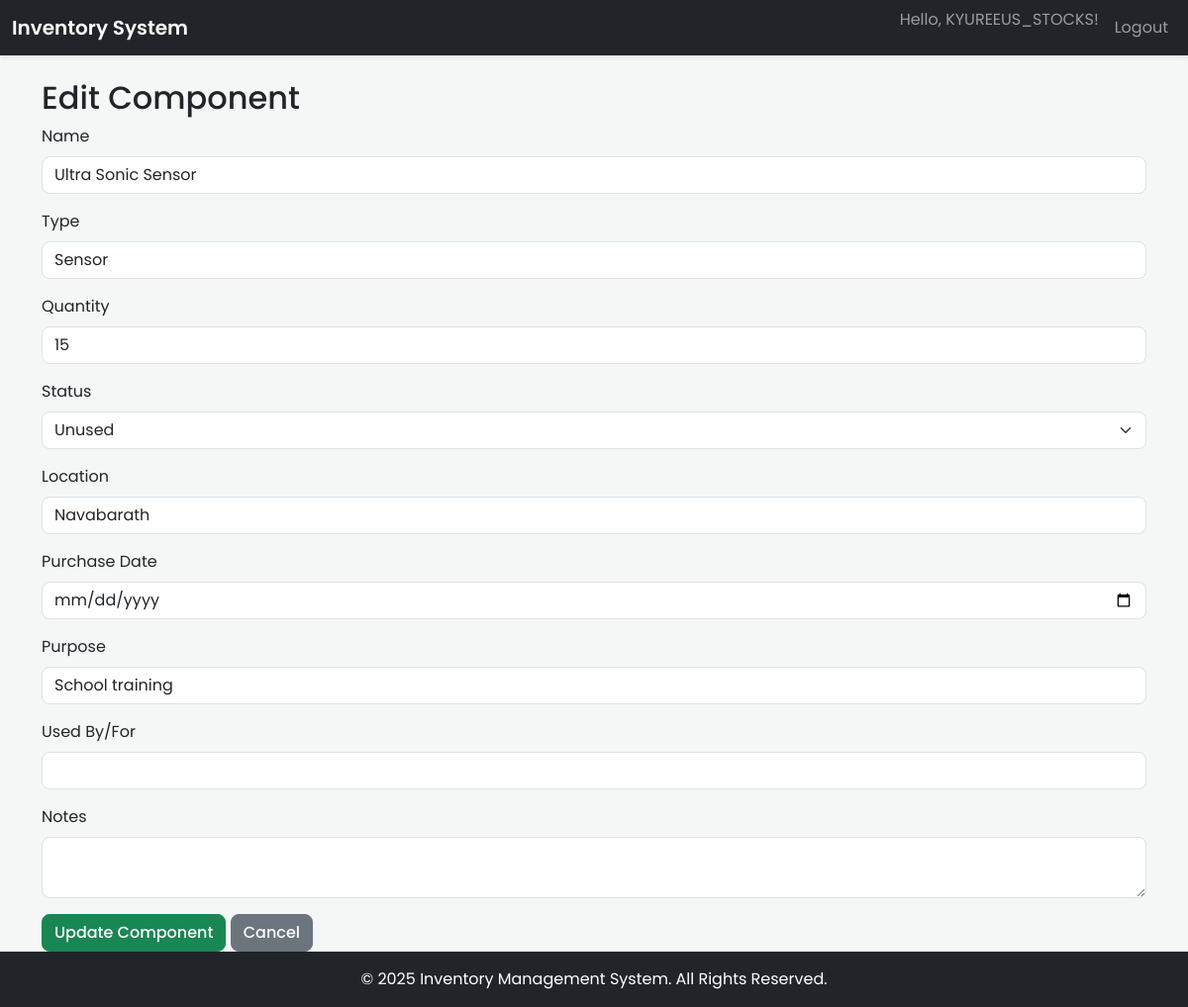
Page /edit/38 (signed in) on the earlier database version.
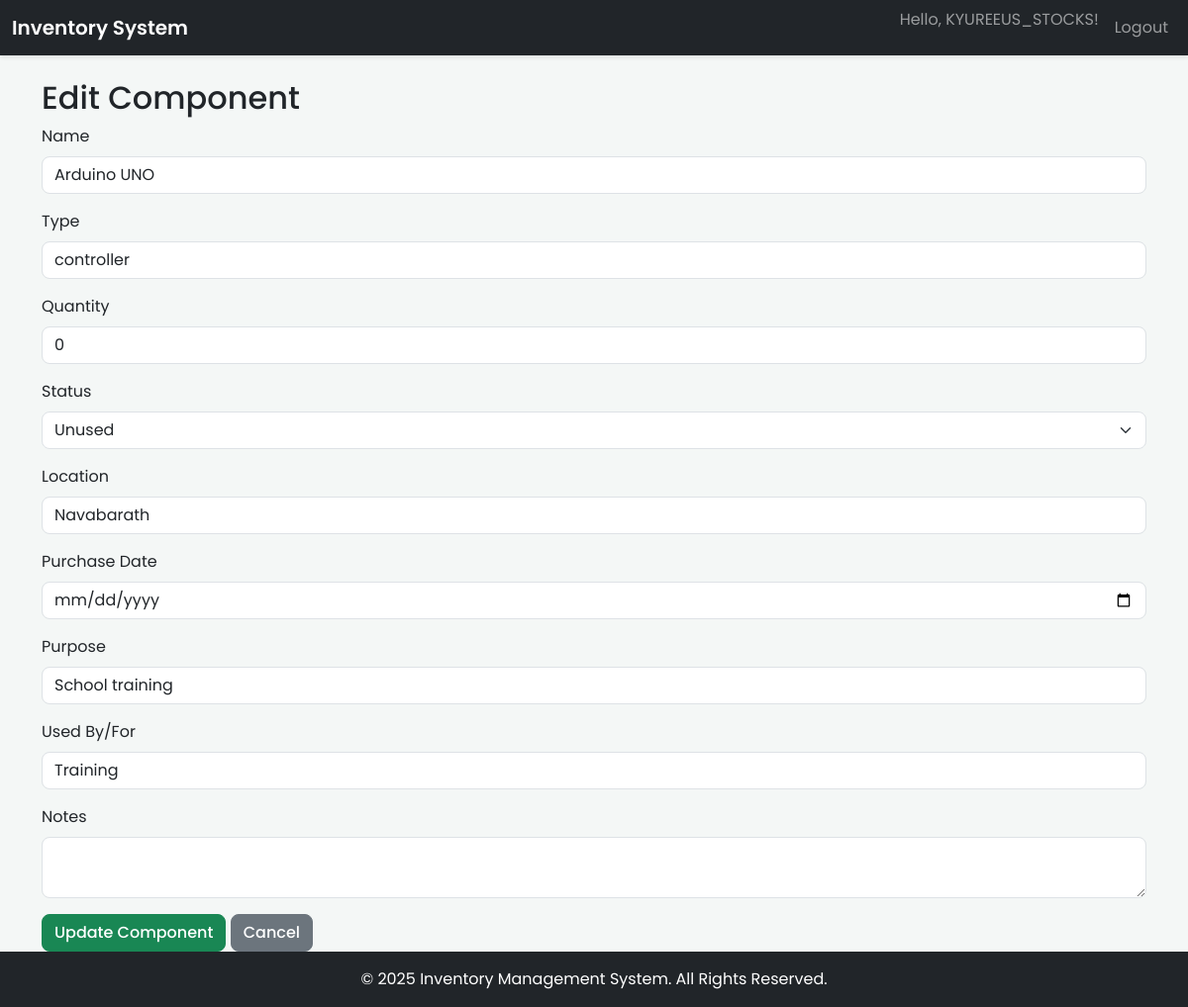
Same page on the later database version.
### app.py (models this page shows)
class Component(db.Model):
    id = db.Column(db.Integer, primary_key=True)
    name = db.Column(db.String(100), nullable=False)
    type = db.Column(db.String(100), nullable=False)
    quantity = db.Column(db.Integer, nullable=False)
    status = db.Column(db.String(20), nullable=False)  # used, unused, defect
    location = db.Column(db.String(100))
    purchase_date = db.Column(db.String(20))
    notes = db.Column(db.Text)
    purpose = db.Column(db.String(200))
    used_by_for = db.Column(db.String(100))

### app.py (the view, shortened to what this page needs)
@app.route('/edit/<int:component_id>', methods=['GET', 'POST'])
@login_required
def edit_component(component_id):
    component = Component.query.get_or_404(component_id)
    return render_template('edit_component.html', component=component)

### app.py (called while the page is built)
@login_manager.user_loader
def load_user(user_id):
    return User.query.get(int(user_id))

@app.context_processor
def inject_now():
    return {'now': datetime.datetime.utcnow()}

### templates/edit_component.html (shortened to what this page needs)
{% extends 'base.html' %}
{% block content %}
<h2>Edit Component</h2>
<form method="post">
    <div class="mb-3">
        <label class="form-label">Name</label>
        <input type="text" name="name" class="form-control" value="{{ component.name }}" required>
    </div>
    <div class="mb-3">
        <label class="form-label">Type</label>
        <input type="text" name="type" class="form-control" value="{{ component.type }}" required>
    </div>
    <div class="mb-3">
        <label class="form-label">Quantity</label>
        <input type="number" name="quantity" class="form-control" value="{{ component.quantity }}" required min="0">
    </div>
    <div class="mb-3">
        <label class="form-label">Status</label>
        <select name="status" class="form-select" required>
            <option value="unused" {% if component.status == 'unused' %}selected{% endif %}>Unused</option>
        </select>
    </div>
    <div class="mb-3">
        <label class="form-label">Location</label>
        <input type="text" name="location" class="form-control" value="{{ component.location }}">
    </div>
    <div class="mb-3">
        <label class="form-label">Purchase Date</label>
        <input type="date" name="purchase_date" class="form-control" value="{{ component.purchase_date }}">
    </div>
    <div class="mb-3">
        <label class="form-label">Purpose</label>
        <input type="text" name="purpose" class="form-control" value="{{ component.purpose }}">
    </div>
    <div class="mb-3">
        <label class="form-label">Used By/For</label>
        <input type="text" name="used_by_for" class="form-control" value="{{ component.used_by_for }}">
    </div>
    <div class="mb-3">
        <label class="form-label">Notes</label>
        <textarea name="notes" class="form-control">{{ component.notes }}</textarea>
    </div>
    <button type="submit" class="btn btn-success">Update Component</button>
    <a href="/" class="btn btn-secondary">Cancel</a>
</form>
{% endblock %}

Differences in the rows shown:
changed Component "Unused": name "Ultra Sonic Sensor" → "Arduino UNO"; type "Sensor" → "controller"; quantity "15" → "0"; used_by_for (not shown) → "Training"
